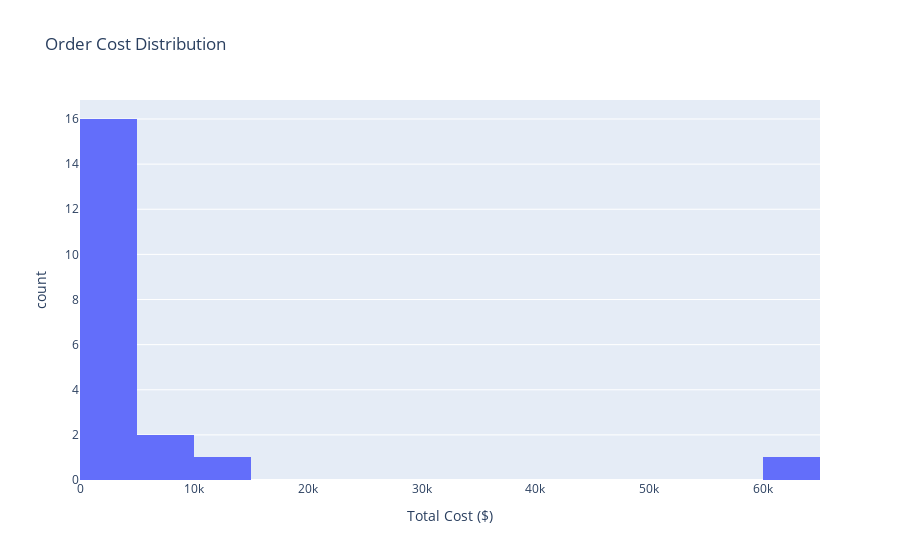
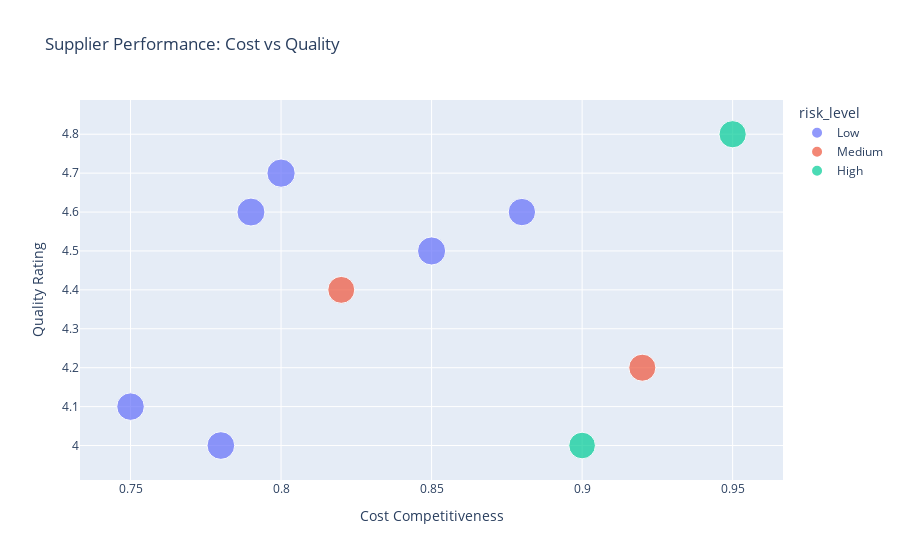
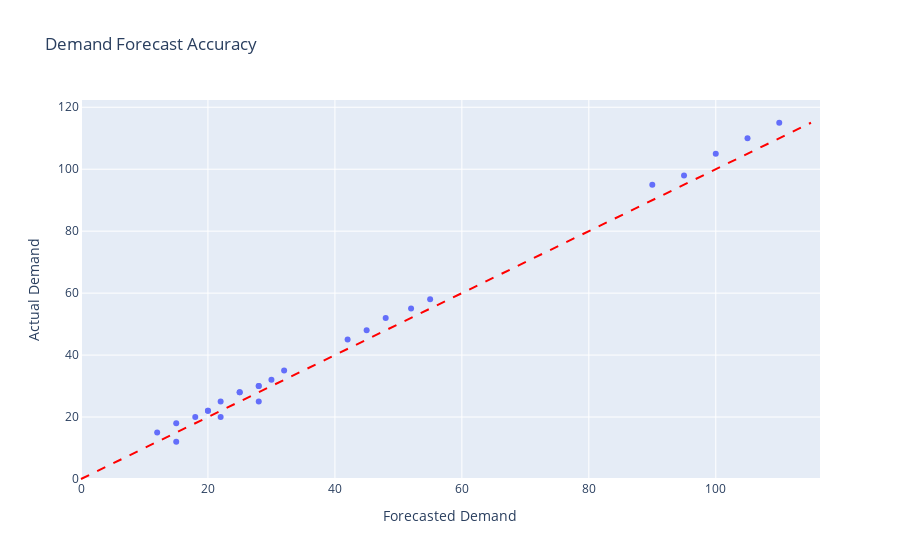
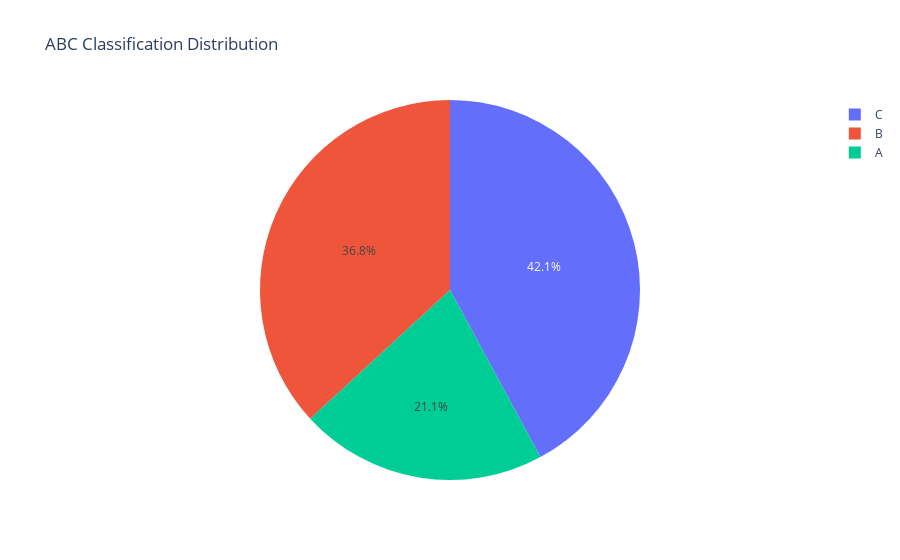

The code cell stored with these charts, in order, in its notebook:
### Markdown cell above
## 📊 Interactive Visualizations

### Code cell
# Create comprehensive visualizations
print("📊 Creating Interactive Visualizations...")

# 1. Cost Distribution
fig1 = px.histogram(orders, x='total_cost', nbins=20, 
                   title='Order Cost Distribution',
                   labels={'total_cost': 'Total Cost ($)', 'count': 'Frequency'})
fig1.show()

# 2. Supplier Performance Scatter
fig2 = px.scatter(suppliers, x='cost_competitiveness', y='quality_rating',
                 color='risk_level', size='on_time_delivery_rate',
                 hover_data=['supplier_name', 'country'],
                 title='Supplier Performance: Cost vs Quality',
                 labels={'cost_competitiveness': 'Cost Competitiveness',
                        'quality_rating': 'Quality Rating'})
fig2.show()

# 3. Demand Forecast Accuracy
fig3 = px.scatter(demand, x='forecasted_demand', y='actual_demand',
                 title='Demand Forecast Accuracy',
                 labels={'forecasted_demand': 'Forecasted Demand',
                        'actual_demand': 'Actual Demand'})
# Add perfect prediction line
fig3.add_shape(type="line", x0=0, y0=0, x1=demand['actual_demand'].max(), 
               y1=demand['actual_demand'].max(), line=dict(dash="dash", color="red"))
fig3.show()

# 4. Inventory ABC Analysis
fig4 = px.pie(inventory, names='abc_classification', 
             title='ABC Classification Distribution')
fig4.show()

# 5. Logistics Performance by Transport Mode
fig5 = px.box(logistics, x='transport_mode', y='delay_days',
             title='Delivery Delays by Transport Mode',
             labels={'transport_mode': 'Transport Mode', 'delay_days': 'Delay (Days)'})
fig5.show()

print("✅ Interactive visualizations created!")

### Figure 1 — Plotly figure (JSON) as saved in the notebook; plotly's stock layout.template omitted (floating-point values rounded to 4 significant figures)
{"data": [{"bingroup": "x", "hovertemplate": "Total Cost ($)=%{x}<br>count=%{y}<extra></extra>", "legendgroup": "", "marker": {"color": "#636efa", "pattern": {"shape": ""}}, "name": "", "nbinsx": 20, "orientation": "v", "showlegend": false, "type": "histogram", "x": [60000.0, 3750.0, 2500.0, 2400.0, 4500.0, 3375.0, 4000.0, 2000.0, 2160.0, 2400.0, 3000.0, 7200.0, 1600.0, 8000.0, 1250.0, 12000.0, 700.0, 2400.0, 3600.0, 3000.0], "xaxis": "x", "yaxis": "y"}], "layout": {"barmode": "relative", "legend": {"tracegroupgap": 0}, "title": {"text": "Order Cost Distribution"}, "xaxis": {"anchor": "y", "domain": [0, 1], "title": {"text": "Total Cost ($)"}}, "yaxis": {"anchor": "x", "domain": [0, 1], "title": {"text": "count"}}}}

### Figure 2 — Plotly figure (JSON) as saved in the notebook; plotly's stock layout.template omitted (floating-point values rounded to 4 significant figures)
{"data": [{"customdata": [["TechCorp Inc", "USA"], ["LightWorks Co", "Germany"], ["DisplayTech", "South Korea"], ["AudioTech", "Japan"], ["GreenSpace", "Netherlands"], ["LogiFlow", "USA"]], "hovertemplate": "risk_level=Low<br>Cost Competitiveness=%{x}<br>Quality Rating=%{y}<br>on_time_delivery_rate=%{marker.size}<br>supplier_name=%{customdata[0]}<br>country=%{customdata[1]}<extra></extra>", "legendgroup": "Low", "marker": {"color": "#636efa", "size": [0.95, 0.92, 0.9, 0.94, 0.91, 0.96], "sizemode": "area", "sizeref": 0.0024, "symbol": "circle"}, "mode": "markers", "name": "Low", "orientation": "v", "showlegend": true, "type": "scatter", "x": [0.85, 0.78, 0.88, 0.79, 0.75, 0.8], "xaxis": "x", "y": [4.5, 4.0, 4.6, 4.6, 4.1, 4.7], "yaxis": "y"}, {"customdata": [["FurniMax Ltd", "China"], ["PrintPro Systems", "USA"]], "hovertemplate": "risk_level=Medium<br>Cost Competitiveness=%{x}<br>Quality Rating=%{y}<br>on_time_delivery_rate=%{marker.size}<br>supplier_name=%{customdata[0]}<br>country=%{customdata[1]}<extra></extra>", "legendgroup": "Medium", "marker": {"color": "#EF553B", "size": [0.88, 0.87], "sizemode": "area", "sizeref": 0.0024, "symbol": "circle"}, "mode": "markers", "name": "Medium", "orientation": "v", "showlegend": true, "type": "scatter", "x": [0.92, 0.82], "xaxis": "x", "y": [4.2, 4.4], "yaxis": "y"}, {"customdata": [["MobileTech", "China"], ["GlobalParts", "India"]], "hovertemplate": "risk_level=High<br>Cost Competitiveness=%{x}<br>Quality Rating=%{y}<br>on_time_delivery_rate=%{marker.size}<br>supplier_name=%{customdata[0]}<br>country=%{customdata[1]}<extra></extra>", "legendgroup": "High", "marker": {"color": "#00cc96", "size": [0.89, 0.85], "sizemode": "area", "sizeref": 0.0024, "symbol": "circle"}, "mode": "markers", "name": "High", "orientation": "v", "showlegend": true, "type": "scatter", "x": [0.95, 0.9], "xaxis": "x", "y": [4.8, 4.0], "yaxis": "y"}], "layout": {"legend": {"itemsizing": "constant", "title": {"text": "risk_level"}, "tracegroupgap": 0}, "title": {"text": "Supplier Performance: Cost vs Quality"}, "xaxis": {"anchor": "y", "domain": [0, 1], "title": {"text": "Cost Competitiveness"}}, "yaxis": {"anchor": "x", "domain": [0, 1], "title": {"text": "Quality Rating"}}}}

### Figure 3 — Plotly figure (JSON) as saved in the notebook; plotly's stock layout.template omitted (floating-point values rounded to 4 significant figures)
{"data": [{"hovertemplate": "Forecasted Demand=%{x}<br>Actual Demand=%{y}<extra></extra>", "legendgroup": "", "marker": {"color": "#636efa", "symbol": "circle"}, "mode": "markers", "name": "", "orientation": "v", "showlegend": false, "type": "scatter", "x": [42, 22, 90, 28, 15, 45, 20, 95, 25, 12, 48, 22, 100, 28, 15, 52, 25, 105, 30, 18, 55, 28, 110, 32, 20], "xaxis": "x", "y": [45, 20, 95, 25, 12, 48, 22, 98, 28, 15, 52, 25, 105, 30, 18, 55, 28, 110, 32, 20, 58, 30, 115, 35, 22], "yaxis": "y"}], "layout": {"legend": {"tracegroupgap": 0}, "shapes": [{"line": {"color": "red", "dash": "dash"}, "type": "line", "x0": 0, "x1": 115, "y0": 0, "y1": 115}], "title": {"text": "Demand Forecast Accuracy"}, "xaxis": {"anchor": "y", "domain": [0, 1], "title": {"text": "Forecasted Demand"}}, "yaxis": {"anchor": "x", "domain": [0, 1], "title": {"text": "Actual Demand"}}}}

### Figure 4 — Plotly figure (JSON) as saved in the notebook; plotly's stock layout.template omitted (floating-point values rounded to 4 significant figures)
{"data": [{"domain": {"x": [0, 1], "y": [0, 1]}, "hovertemplate": "abc_classification=%{label}<extra></extra>", "labels": ["A", "B", "A", "B", "B", "B", "A", "A", "B", "C", "C", "C", "C", "C", "B", "C", "B", "C", "C"], "legendgroup": "", "name": "", "showlegend": true, "type": "pie"}], "layout": {"legend": {"tracegroupgap": 0}, "title": {"text": "ABC Classification Distribution"}}}
